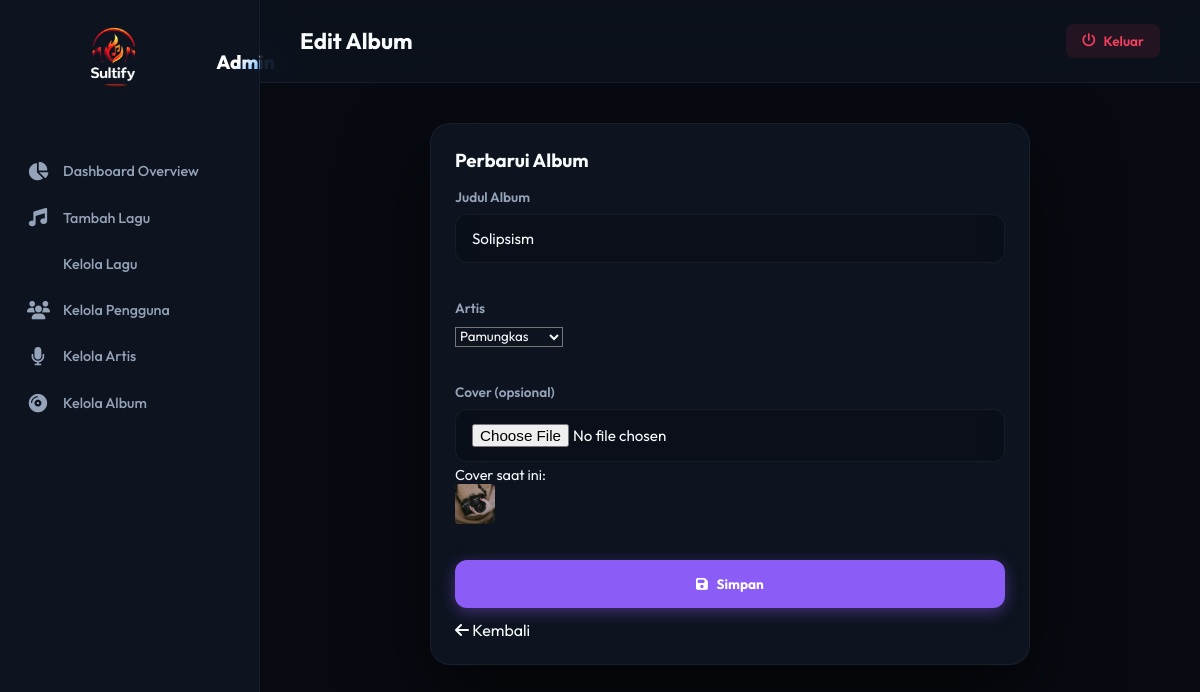
Page /admin/albums_edit.php?id=1 (signed in) on the committed database.
### tables this page shows
CREATE TABLE `albums` (
  `id`           INT UNSIGNED    NOT NULL AUTO_INCREMENT,
  `artist_id`    INT UNSIGNED    NOT NULL,
  `title`        VARCHAR(200)    NOT NULL,
  `slug`         VARCHAR(210)    NOT NULL,
  `cover`        VARCHAR(255)    DEFAULT 'default_cover.png',
  `description`  TEXT            DEFAULT NULL,
  `release_date` DATE            DEFAULT NULL,
  `album_type`   ENUM('album','single','ep','compilation') NOT NULL DEFAULT 'album',
  `genre`        VARCHAR(100)    DEFAULT NULL,
  `total_tracks` INT UNSIGNED    NOT NULL DEFAULT 0,
  `is_published`  TINYINT(1)     NOT NULL DEFAULT 1,
  `created_at`   TIMESTAMP       NOT NULL DEFAULT CURRENT_TIMESTAMP,
  `updated_at`   TIMESTAMP       NOT NULL DEFAULT CURRENT_TIMESTAMP ON UPDATE CURRENT_TIMESTAMP,
  PRIMARY KEY (`id`),
  UNIQUE KEY `uq_albums_slug`     (`slug`),
  KEY `idx_albums_artist_id`      (`artist_id`),
  KEY `idx_albums_release_date`   (`release_date`),
  CONSTRAINT `fk_albums_artist`
    FOREIGN KEY (`artist_id`) REFERENCES `artists` (`id`)
    ON DELETE CASCADE ON UPDATE CASCADE
);

CREATE TABLE `artists` (
  `id`          INT UNSIGNED    NOT NULL AUTO_INCREMENT,
  `name`        VARCHAR(150)    NOT NULL,
  `slug`        VARCHAR(160)    NOT NULL,
  `bio`         TEXT            DEFAULT NULL,
  `photo`       VARCHAR(255)    DEFAULT 'default_artist.png',
  `country`     VARCHAR(100)    DEFAULT NULL,
  `genre`       VARCHAR(100)    DEFAULT NULL,
  `monthly_listeners` INT UNSIGNED DEFAULT 0,
  `is_verified` TINYINT(1)      NOT NULL DEFAULT 0,
  `created_at`  TIMESTAMP       NOT NULL DEFAULT CURRENT_TIMESTAMP,
  `updated_at`  TIMESTAMP       NOT NULL DEFAULT CURRENT_TIMESTAMP ON UPDATE CURRENT_TIMESTAMP,
  PRIMARY KEY (`id`),
  UNIQUE KEY `uq_artists_slug`   (`slug`),
  KEY `idx_artists_genre`        (`genre`)
);

### config/database.php (called while the page is built, shortened)
<?php
function getCoverUrl(string $cover = null): string {
    if ($cover && file_exists(UPLOAD_PATH . $cover)) {
        return BASE_URL . '/uploads/' . $cover;
    }
    return BASE_URL . '/assets/images/default_cover.svg';
}

### admin/albums_edit.php (the view, shortened to what this page needs)
<?php
require_once __DIR__ . '/../config/database.php';
$pdo = getDB();
$albumId = $_GET['id'];
$stmt = $pdo->prepare("SELECT * FROM albums WHERE id = ?");
$stmt->execute([$albumId]);
$album = $stmt->fetch(PDO::FETCH_ASSOC);
$artists = $pdo->query("SELECT id, name FROM artists ORDER BY name ASC")->fetchAll();
?>
<!DOCTYPE html>
<html lang="id">
<head>
    <link href="https://cdnjs.cloudflare.com/ajax/libs/font-awesome/6.4.0/css/all.min.css" rel="stylesheet">
    <link rel="stylesheet" href="<?= BASE_URL ?>/assets/css/style.css">
</head>
<body>
<div class="admin-layout">
    <?php include __DIR__ . '/includes/sidebar.php'; ?>
    <main class="admin-main">
        <header class="admin-topbar">
            <h1>Edit Album</h1>
            <a href="<?= BASE_URL ?>/auth/logout.php" class="btn-danger btn-sm"><i class="fa-solid fa-power-off"></i> Keluar</a>
        </header>
        <div class="admin-body">
            <div class="auth-card fade-in" style="max-width:600px;margin:auto;padding:24px;border-radius:var(--radius-lg);">
                <h3 style="margin-bottom:16px;">Perbarui Album</h3>
                <form method="POST" enctype="multipart/form-data" style="display:flex;flex-direction:column;gap:16px;">
                    <div class="form-group">
                        <label>Judul Album</label>
                        <input type="text" name="title" required value="<?= htmlspecialchars($album['title']) ?>">
                    </div>
                    <div class="form-group">
                        <label>Artis</label>
                        <select name="artist_id" required>
                            <?php foreach ($artists as $art): ?>
                                <option value="<?= $art['id'] ?>" <?= ($art['id'] == $album['artist_id']) ? 'selected' : '' ?>><?= htmlspecialchars($art['name']) ?></option>
                            <?php endforeach; ?>
                        </select>
                    </div>
                    <div class="form-group">
                        <label>Cover (opsional)</label>
                        <input type="file" name="cover" accept="image/*">
                        <?php if ($album['cover']): ?>
                            <p style="margin-top:4px;font-size:0.9rem;">Cover saat ini: <img src="<?= getCoverUrl($album['cover']) ?>" style="height:40px;width:40px;border-radius:4px;object-fit:cover;" alt="cover"></p>
                        <?php endif; ?>
                    </div>
                    <button type="submit" class="btn-signup" style="height:48px;"><i class="fa-solid fa-save" style="margin-right:6px;"></i> Simpan</button>
                </form>
                <a href="<?= BASE_URL ?>/admin/albums.php" class="btn btn-secondary" style="margin-top:12px;display:inline-block;"><i class="fa-solid fa-arrow-left"></i> Kembali</a>
            </div>
        </div>
    </main>
</div>
</body>
</html>

### assets/css/style.css (style rules this page uses)
:root { --bg: #070A11; --bg2: #0A0E17; --sidebar: #0D131F; --card: #131B2A; --card-hover: #1D283E; --primary: #8B5CF6; --primary-dark:#7C3AED; --primary-glow:rgba(139,92,246,.4); --accent: #F43F5E; --text: #F8FAFC; --text-muted: #94A3B8; --text-dim: #64748B; --border: rgba(255,255,255,.05); --player-bg: rgba(19, 27, 42, 0.85); --sidebar-w: 260px; --radius: 12px; --radius-lg: 20px; --transition: all .3s cubic-bezier(0.4, 0, 0.2, 1); }
*, *::before, *::after { box-sizing: border-box; margin: 0; padding: 0; }
html { font-size: 16px; scroll-behavior: smooth; }
body { font-family: 'Outfit', sans-serif; background: var(--bg); color: var(--text); min-height: 100vh; overflow-x: hidden; }
a { color: inherit; text-decoration: none; transition: var(--transition); }
button { cursor: pointer; border: none; background: none; color: inherit; font-family: inherit; }
img { display: block; max-width: 100%; }
input, select, textarea { font-family: inherit; color: var(--text); background: transparent; }
.btn-signup { padding: 10px 24px; border-radius: 12px; font-size: .85rem; font-weight: 700; background: var(--primary); color: #fff; box-shadow: 0 4px 16px var(--primary-glow); transition: var(--transition); }
.auth-card { width: 100%; max-width: 440px; background: rgba(19, 27, 42, 0.6); backdrop-filter: blur(30px); border: 1px solid var(--border); border-radius: 24px; padding: 48px 40px; box-shadow: 0 32px 80px rgba(0,0,0,.6); }
.auth-card .form-group { margin-bottom: 20px; }
.auth-card label { display: block; font-size: .85rem; font-weight: 600; color: var(--text-muted); margin-bottom: 8px; }
.auth-card input { width: 100%; padding: 14px 16px; background: rgba(0,0,0,.2); border: 1px solid var(--border); border-radius: var(--radius); font-size: .95rem; color: var(--text); transition: var(--transition); }
.admin-layout { display: flex; min-height: 100vh; background: var(--bg); }
.admin-main { flex: 1; overflow-y: auto; }
.admin-topbar { display: flex; align-items: center; justify-content: space-between; padding: 24px 40px; background: rgba(13,19,31,.8); backdrop-filter: blur(20px); border-bottom: 1px solid var(--border); position: sticky; top: 0; z-index: 50; }
.admin-topbar h1 { font-size: 1.4rem; font-weight: 700; }
.admin-body { padding: 40px; }
.btn-sm { padding: 8px 16px; border-radius: 8px; font-size: .85rem; font-weight: 600; transition: var(--transition); display: inline-flex; align-items: center; gap: 8px; }
.btn-danger { background: rgba(244,63,94,.1); color: #F43F5E; }
.fade-in { animation: fadeInUp .5s cubic-bezier(0.2, 0.8, 0.2, 1) forwards; }

### rows in the picture
albums: title "Solipsism", artist_id "Pamungkas", cover (placeholder picture)
